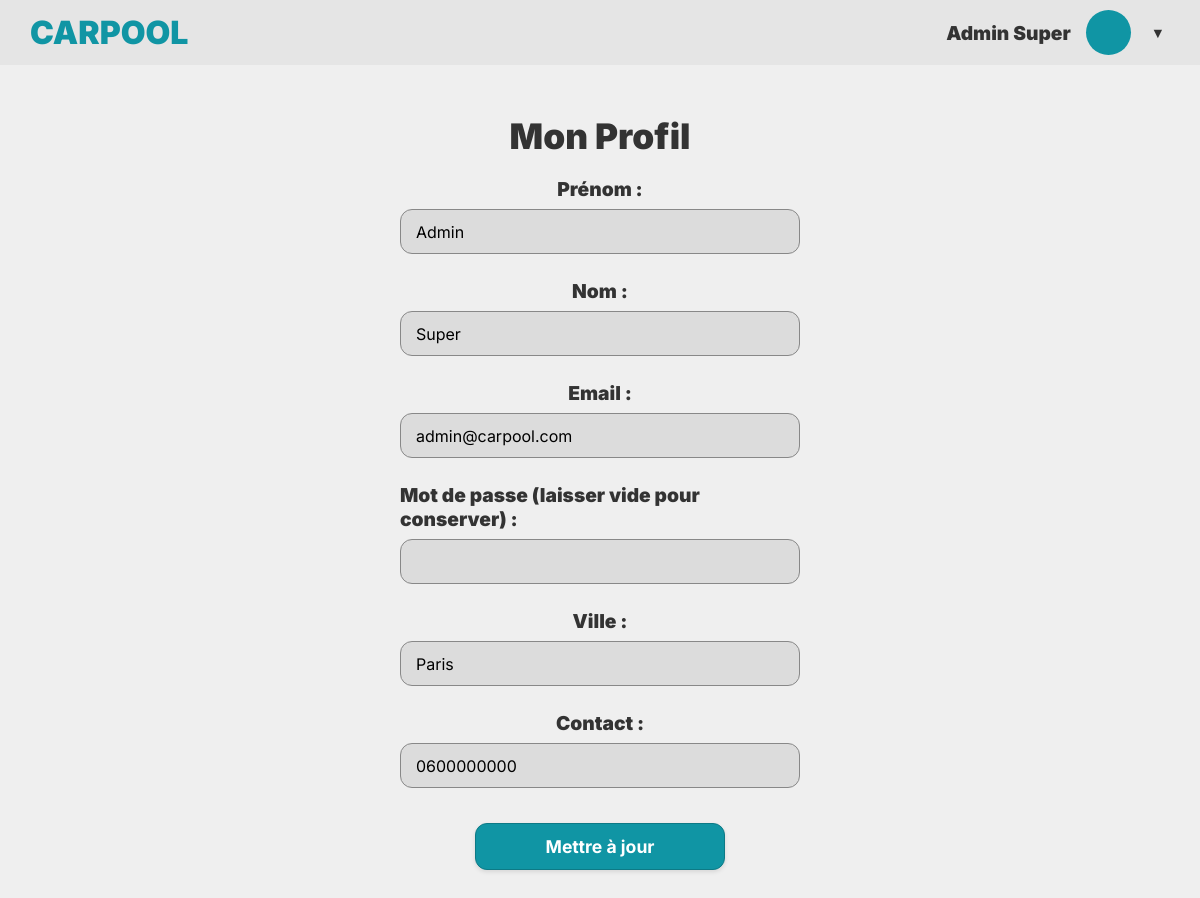
The app's page /users/modifProfil.php (signed in) with its own data.
### tables this page shows
CREATE TABLE IF NOT EXISTS `users` (
  `users_id` int NOT NULL AUTO_INCREMENT,
  `users_mail` varchar(50) NOT NULL,
  `users_firstname` varchar(50) NOT NULL,
  `users_lastname` varchar(50) NOT NULL,
  `users_pwd` varchar(255) NOT NULL,
  `users_ville` varchar(50) DEFAULT NULL,
  `users_contact` varchar(100) DEFAULT NULL,
  `users_is_admin` tinyint(1) NOT NULL DEFAULT '0',
  PRIMARY KEY (`users_id`),
  UNIQUE KEY `users_mail` (`users_mail`)
);

### include/function.php (called while the page is built)
<?php
function hsc($value)
{
    return htmlspecialchars(is_null($value) ? "" : $value);
}
?>

### users/modifProfil.php (the view, shortened to what this page needs)
<?php
require_once $_SERVER["DOCUMENT_ROOT"] . "../include/connect.php";
require_once $_SERVER["DOCUMENT_ROOT"] . "../include/function.php";
$users_id = $_SESSION["users_id"];
$stmt = $db->prepare("SELECT * FROM `users` WHERE `users_id` = :id");
$stmt->execute(['id' => $users_id]);
$user = $stmt->fetch(PDO::FETCH_ASSOC);
$firstname = hsc($user["users_firstname"] ?? '');
$lastname = hsc($user["users_lastname"] ?? '');
$mail = hsc($user["users_mail"] ?? '');
$ville = hsc($user["users_ville"] ?? '');
$contact = hsc($user["users_contact"] ?? '');
?>
<!DOCTYPE html>
<html lang="fr">
<head>
    <link rel="stylesheet" href="../style/style.css">
    <link rel="stylesheet" href="../style/modifProfil.css">
</head>
<body class="page-specifique">
    <?php require_once "../include/header.php"; ?>
    <main class="conteneur-central">
        <h1 class="titre-page">Mon Profil</h1>
        <form class="formulaire" action="modifProfil.php" method="post">
            <div class="groupe-saisie">
                <label for="firstname">Prénom :</label>
                <input type="text" id="firstname" name="firstname" class="champ-texte" value="<?= $firstname ?>" required>
            </div>
            <div class="groupe-saisie">
                <label for="lastname">Nom :</label>
                <input type="text" id="lastname" name="lastname" class="champ-texte" value="<?= $lastname ?>" required>
            </div>
            <div class="groupe-saisie">
                <label for="mail">Email :</label>
                <input type="email" id="mail" name="mail" class="champ-texte" value="<?= $mail ?>" required>
            </div>
            <div class="groupe-saisie">
                <label for="password">Mot de passe (laisser vide pour conserver) :</label>
                <input type="password" id="password" name="password" class="champ-texte">
            </div>
            <div class="groupe-saisie">
                <label for="ville">Ville :</label>
                <input type="text" id="ville" name="ville" class="champ-texte" value="<?= $ville ?>">
            </div>
            <div class="groupe-saisie">
                <label for="contact">Contact :</label>
                <input type="text" id="contact" name="contact" class="champ-texte" value="<?= $contact ?>">
            </div>
            <button type="submit" class="bouton-primaire bouton-large">Mettre à jour</button>
        </form>
    </main>
</body>
</html>

### style/style.css (style rules this page uses)
:root { --couleur-primaire: #1095a4; --couleur-texte: #333333; --couleur-secondaire: #cccfd1; --couleur-fond: #efefef; --police-principale: 'Inter', sans-serif; }
* { box-sizing: border-box; margin: 0; padding: 0; }
body { font-family: var(--police-principale); background-color: var(--couleur-fond); color: var(--couleur-texte); min-height: 100vh; display: flex; justify-content: center; padding: 40px 20px; }
.bouton-primaire { background-color: var(--couleur-primaire); color: white; font-family: var(--police-principale); font-weight: 700; font-size: 1rem; padding: 12px 24px; border: 1px solid #0d7a86; border-radius: 8px; cursor: pointer; box-shadow: 0px 2px 4px rgba(0, 0, 0, 0.1); transition: opacity 0.2s ease; }
body.page-specifique { display: block; padding: 0; }

### style/modifProfil.css (style rules this page uses)
.conteneur-central { display: flex; flex-direction: column; align-items: center; margin-top: 50px; padding: 0 20px 50px 20px; }
.titre-page { font-size: 2.2rem; font-weight: 900; color: var(--couleur-texte); margin-bottom: 20px; }
.formulaire { display: flex; flex-direction: column; align-items: center; width: 100%; max-width: 400px; }
.groupe-saisie { display: flex; flex-direction: column; align-items: center; width: 100%; margin-bottom: 25px; }
label { font-weight: 900; font-size: 1.2rem; color: var(--couleur-texte); margin-bottom: 8px; }
.champ-texte { background-color: #dcdcdc; border: 1px solid #888888; border-radius: 12px; width: 100%; height: 45px; padding: 0 15px; font-family: var(--police-principale); font-size: 1rem; outline: none; }
.bouton-large { width: 250px; font-size: 1.1rem; margin-top: 10px; border-radius: 12px; }

### records on screen
users: firstname "Admin", lastname "Super", mail "admin@carpool.com", ville "Paris", contact "0600000000"

### other values on screen
$_SESSION['users_firstname'] "Admin"
$_SESSION['users_lastname'] "Super"
